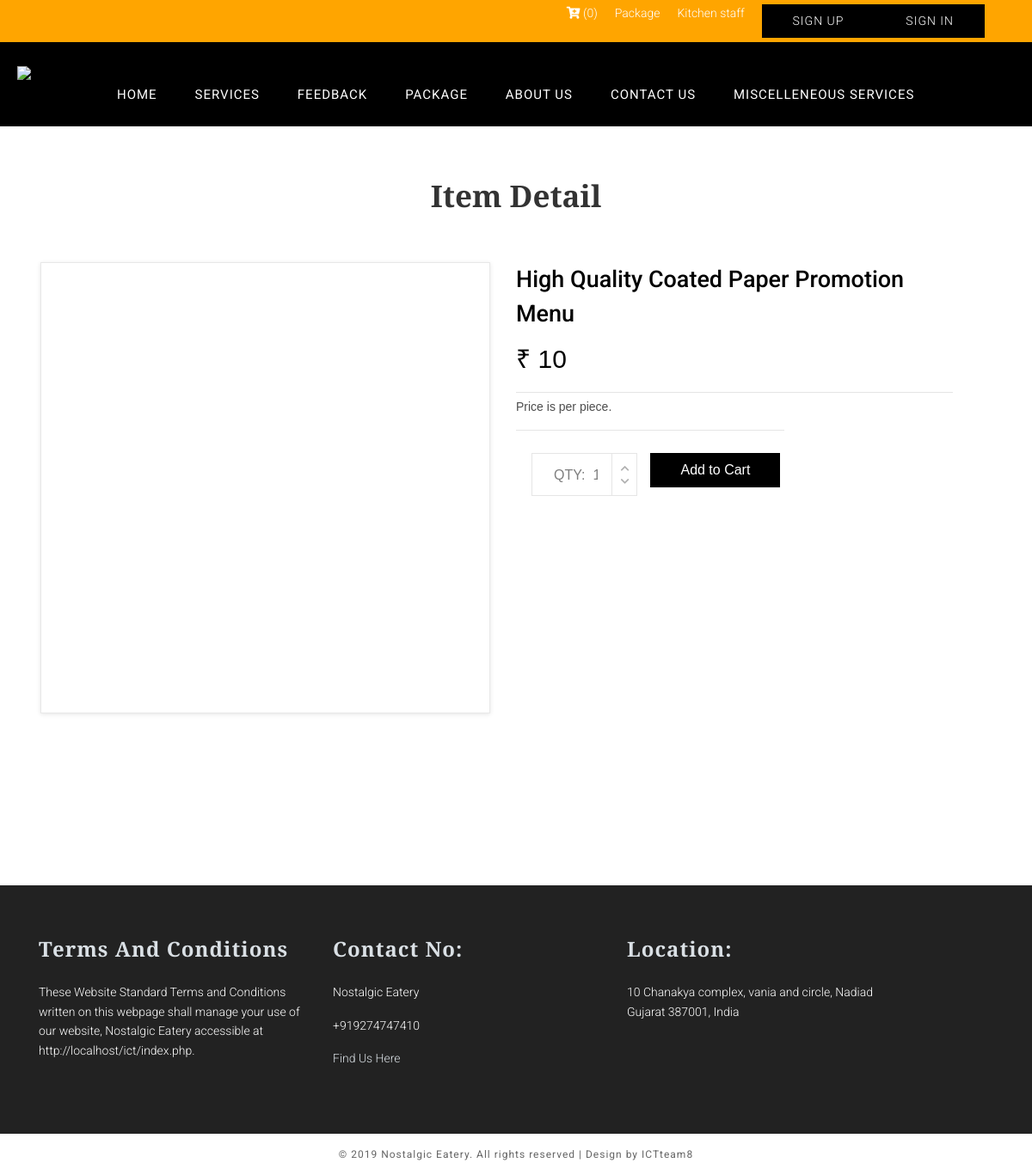
The app's page /item-detail.php?id=66 with its own data.
### tables this page shows
CREATE TABLE `products` (
  `id` int(11) NOT NULL,
  `product_code` varchar(255) DEFAULT NULL,
  `product_name` varchar(255) DEFAULT NULL,
  `product_cat` varchar(255) DEFAULT NULL,
  `price` int(255) DEFAULT NULL,
  `descrptions` longtext,
  `img_name` varchar(255) DEFAULT NULL,
  `created_at` datetime DEFAULT CURRENT_TIMESTAMP
);

### server.php (called while the page is built, shortened)
<?php
$servername = "localhost";
$username = "root";
$password = "";
$db = "ictatjcu_cons2";
$conn = mysqli_connect($servername, $username, $password, $db);
function print_items_by_item_id($id = null)
{
	global $conn;
	$table = "products";
	$query = "SELECT * FROM " . $table;
	if ($id) {
		$query .= " WHERE id =".$id;
	}
	$query .= " order by id DESC limit 1";
	$query = mysqli_query($conn, $query);
	return  mysqli_fetch_all($query, MYSQLI_ASSOC);
}
?>

### item-detail.php (the view, shortened to what this page needs)
<?php include('server.php') ?>
<!DOCTYPE html>
<html>
<head>
    <?php require_once 'include/header_css.php'; ?>
</head>
<body>
<div id="wrapper">
      <?php include("include/nav.inc") ?>
<section class="full internal-page section">
	<div class="container">
    <div class="heading">
        <h2 class="section-title">Item Detail</h2>
    </div>
    <div class="single_product">
        <div class="row" style="width: 100%">
            <?php
                $item_id = "";
                if(isset($_REQUEST['id']) && !empty($_REQUEST['id'])){
                    $item_id = $_REQUEST['id'];
                }
                $items_details = print_items_by_item_id($item_id);
			    foreach ($items_details as $key => $item) {
					?>
                    <div class="col-lg-6 order-lg-2 order-1">
                        <div class="image_selected">
                        </div>
                    </div>
                    <div class="col-lg-6 order-3">
                        <div class="product_description">
                            <div class="product_name"><?php echo $item['product_name'];?></div>
                            <span class="product_price">₹ <?php echo $item['price'];?></span>
                            <hr class="singleline">
                            <div class="product_info"><?php echo $item['descrptions'];?>
                        <hr class="singleline">
                        <form action="<?php echo ADMIN_ACTION_URL?>?action=add_to_cart" id="items" method="post" style="width: 100%">
                            <div class="row">
                                <div class="col-xs-12" style="margin-left: 13px;">
                                    <div class="product_quantity"> <span>QTY: </span>
                                    <input id="quantity_input" name="qty" type="number" pattern="[0-9]*" min="1" value="1">
                                        <div class="quantity_buttons">
                                            <div id="quantity_inc_button" class="quantity_inc quantity_control"><i class="fas fa-chevron-up"></i></div>
                                            <div id="quantity_dec_button" class="quantity_dec quantity_control"><i class="fas fa-chevron-down"></i></div>
                                        </div>
                                    </div>
                                </div>
                                <div class="col-xs-6">
                                    <button type="submit" class="btn btn-primary shop-button" style="margin-left: 15px;">Add to Cart</button>
                                </div>
                            </div>
                        </form>
                    </div>
                </div>
            <?php } ?>
        </div>
    </div>
	</div>
</section>
</div>
    <?php include("include/footer.inc") ?>
</body>
</html>

### style.css (style rules this page uses)
* { margin:0; padding:0; font-family: verdana; scroll-behavior:smooth; }
body { background:#fff;padding: 0px;margin: 0px; }
.btn { list-style: none; display: inline-block; float:right; }
#wrapper { width: 100%;float: left;margin-top: 0; }
h2.section-title { text-align:center; color:#333333; text-transform:capitalize; font-size:35px; text-decoration:none; margin-bottom: 50px;font-family: 'Playfair Display', serif;margin-top: 0px;font-weight: 700;margin-bottom: 15px; }
form, .content { width: 30%; margin: 0px auto; padding: 20px; background: #fff; position:relative; margin-bottom:5.2%; }
.container { width: 1170px;margin: 0 auto; }
.heading { width: 100%;float: left;text-align: center;margin-bottom: 25px; }
.section { padding: 60px 0px;width: 100%;float: left; }
body { font-family: $font-default; font-weight: 100; }
.btn { border-radius: 0px;background-color: #000;padding: 8px 35px; }
.product_name { font-family: "Roboto", sans-serif !important;font-weight: 500 !important;font-size: 27px !important; }
.single_product .product_quantity { border-radius: 0px; }
.single_product button { border:0px; }

### item-detail.php (style rules this page uses)
.single_product { padding-top: 66px; padding-bottom: 140px; margin-top: 0px; padding: 17px }
.product_name { font-size: 20px; font-weight: 400; margin-top: 0px }
.product_price { display: inline-block; font-size: 30px; font-weight: 500; margin-top: 9px; clear: left }
.singleline { margin-top: 1rem; margin-bottom: .40rem; border: 0; border-top: 1px solid rgba(0, 0, 0, .1) }
.product_info { color: #4d4d4d; display: inline-block }
.product_description { padding-left: 0px }
.product_quantity { width: 104px; height: 47px; border: solid 1px #e5e5e5; border-radius: 3px; overflow: hidden; padding-left: 8px; padding-top: -4px; padding-bottom: 44px; float: left; margin-right: 22px; margin-bottom: 11px }
.image_selected { display: -webkit-box; display: -moz-box; display: -ms-flexbox; display: -webkit-flex; display: flex; flex-direction: column; justify-content: center; align-items: center; width: calc(100% + 15px); height: 525px; -webkit-transform: translateX(-15px); -moz-transform: translateX(-15px); -ms-transform: translateX(-15px); -o-transform: translateX(-15px); transform: translateX(-15px); border: solid 1px #e8e8e8; box-shadow: 0px 0px 0px rgba(0, 0, 0, 0.1); overflow: hidden; padding: 15px }
* { margin: 0; padding: 0; -webkit-font-smoothing: antialiased; -webkit-text-shadow: rgba(0, 0, 0, .01) 0 0 1px; text-shadow: rgba(0, 0, 0, .01) 0 0 1px }
body { font-family: 'Rubik', sans-serif; font-size: 14px; font-weight: 400; background: #FFFFFF; color: #000000 }
div { display: block; position: relative; -webkit-box-sizing: border-box; -moz-box-sizing: border-box; box-sizing: border-box }
.single_product { padding-top: 16px; padding-bottom: 140px;width: 100%;float: left; }
.image_selected { display: -webkit-box; display: -moz-box; display: -ms-flexbox; display: -webkit-flex; display: flex; flex-direction: column; justify-content: center; align-items: center; width: calc(100% + 15px); height: 525px; -webkit-transform: translateX(-15px); -moz-transform: translateX(-15px); -ms-transform: translateX(-15px); -o-transform: translateX(-15px); transform: translateX(-15px); border: solid 1px #e8e8e8; box-shadow: 0px 1px 5px rgba(0, 0, 0, 0.1); overflow: hidden; padding: 15px }
.product_quantity { width: 100%; height: 50px; border: solid 1px #e5e5e5; border-radius: 5px; overflow: hidden; padding-left: 25px; float: left; margin-right: 30px }
.product_quantity span { display: block; height: 50px; font-size: 16px; font-weight: 300; color: rgba(0, 0, 0, 0.5); line-height: 50px; float: left }
.product_quantity input { display: block; width: 30px; height: 50px; border: none; outline: none; font-size: 16px; font-weight: 300; color: rgba(0, 0, 0, 0.5); text-align: left; padding-left: 9px; line-height: 50px; float: left }
.quantity_buttons { position: absolute; top: 0; right: 0; height: 100%; width: 29px; border-left: solid 1px #e5e5e5 }
.quantity_inc, .quantity_dec { display: -webkit-box; display: -moz-box; display: -ms-flexbox; display: -webkit-flex; display: flex; flex-direction: column; align-items: center; width: 100%; height: 50%; cursor: pointer }
.quantity_control i { font-size: 11px; color: rgba(0, 0, 0, 0.3); pointer-events: none }
.quantity_inc { padding-bottom: 2px; justify-content: flex-end; border-top-right-radius: 5px }
.quantity_dec { padding-top: 2px; justify-content: flex-start; border-bottom-right-radius: 5px }

### records on screen
products: product_name "High Quality Coated Paper Promotion Menu", price "10", descrptions "Price is per piece."

### other values on screen
$cart_count "0"
